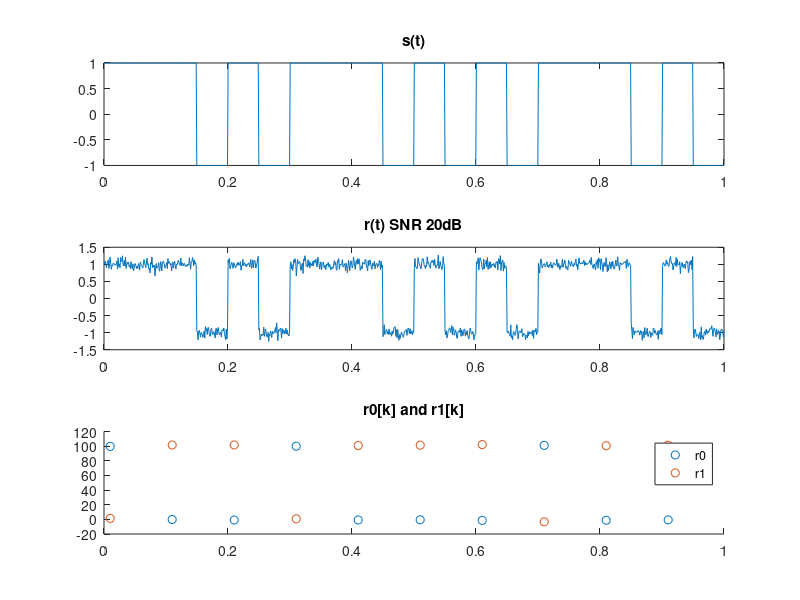
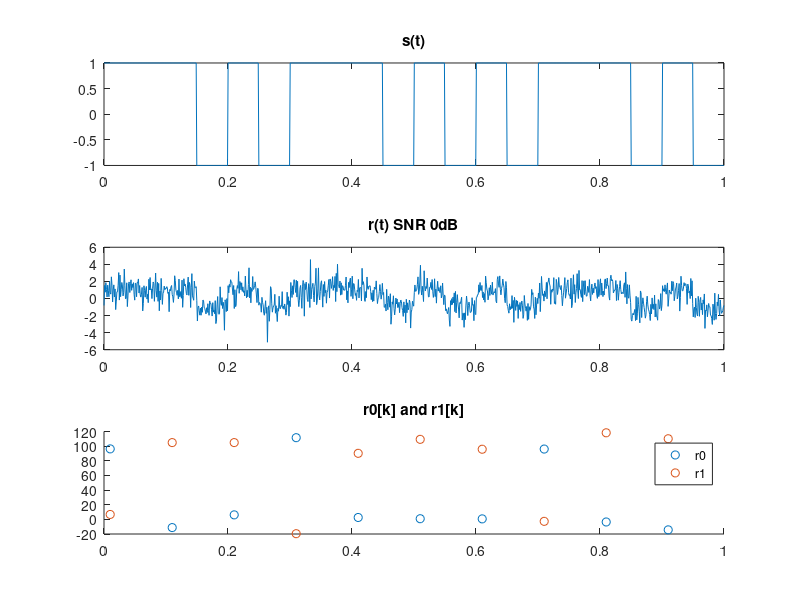
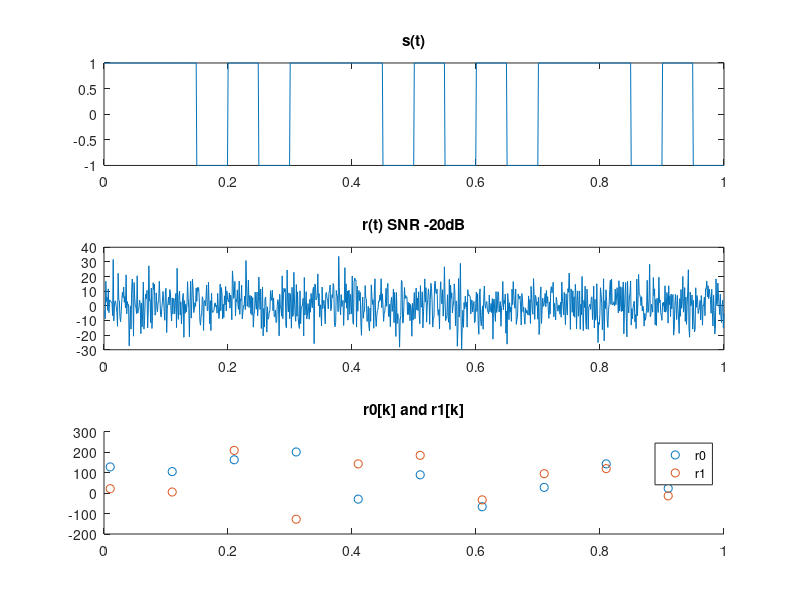

These figures' MATLAB source, in order:
clc;
clear;
fs=1000;
%t=0:1/fs:1;

N=10;
Tb=0.1;
A=1;
t1=0:1/fs:Tb;
s0 = ones(1, length(t1));
s1 = ones(1, length(t1));
s1(1:(length(t1)-1)/2) =A;
s1((length(t1)+1)/2:end) = -A;

%
for i=1:N
    a = randi(2)
    if a == 1
        s((i-1)*(length(t1)-1)+i :i*length(t1)) = s0;
   
    else
        s((i-1)*(length(t1)-1)+i :i*length(t1)) = s1;
    end
    
end
t=linspace(0,1,length(s));
r = awgn(s, 20, 'measured');
Wb=Tb*fs;


for k=1:N
    r0(k) = sum(r((k-1)*(Wb)+k :k*(Wb+1)).*s0);
end

for k=1:N
    r1(k) = sum(r((k-1)*(Wb)+k :k*(Wb+1)).*s1);
end

figure(1);
subplot(311);
plot(t,s);
title('s(t)');

subplot(312);
plot(t,r);
title('r(t) SNR 20dB');

subplot(313);
scatter([0.01:0.1:1],r0);
hold on;
scatter([0.01:10/100:1],r1);
title('r0[k] and r1[k]');
legend('r0','r1');

%%

r = awgn(s, 0, 'measured');



for k=1:N
    r0(k) = sum(r((k-1)*(Wb)+k :k*(Wb+1)).*s0);
end

for k=1:N
    r1(k) = sum(r((k-1)*(Wb)+k :k*(Wb+1)).*s1);
end

figure(2);
subplot(311);
plot(t,s);
title('s(t)');

subplot(312);
plot(t,r);
title('r(t) SNR 0dB');

subplot(313);
scatter([0.01:0.1:1],r0);
hold on;
scatter([0.01:10/100:1],r1);
title('r0[k] and r1[k]');
legend('r0','r1');


%%
r = awgn(s, -20, 'measured');



for k=1:N
    r0(k) = sum(r((k-1)*(Wb)+k :k*(Wb+1)).*s0);
end

for k=1:N
    r1(k) = sum(r((k-1)*(Wb)+k :k*(Wb+1)).*s1);
end

figure(3);
subplot(311);
plot(t,s);
title('s(t)');

subplot(312);
plot(t,r);
title('r(t) SNR -20dB');

subplot(313);
scatter([0.01:0.1:1],r0);
hold on;
scatter([0.01:10/100:1],r1);
title('r0[k] and r1[k]');
legend('r0','r1');
